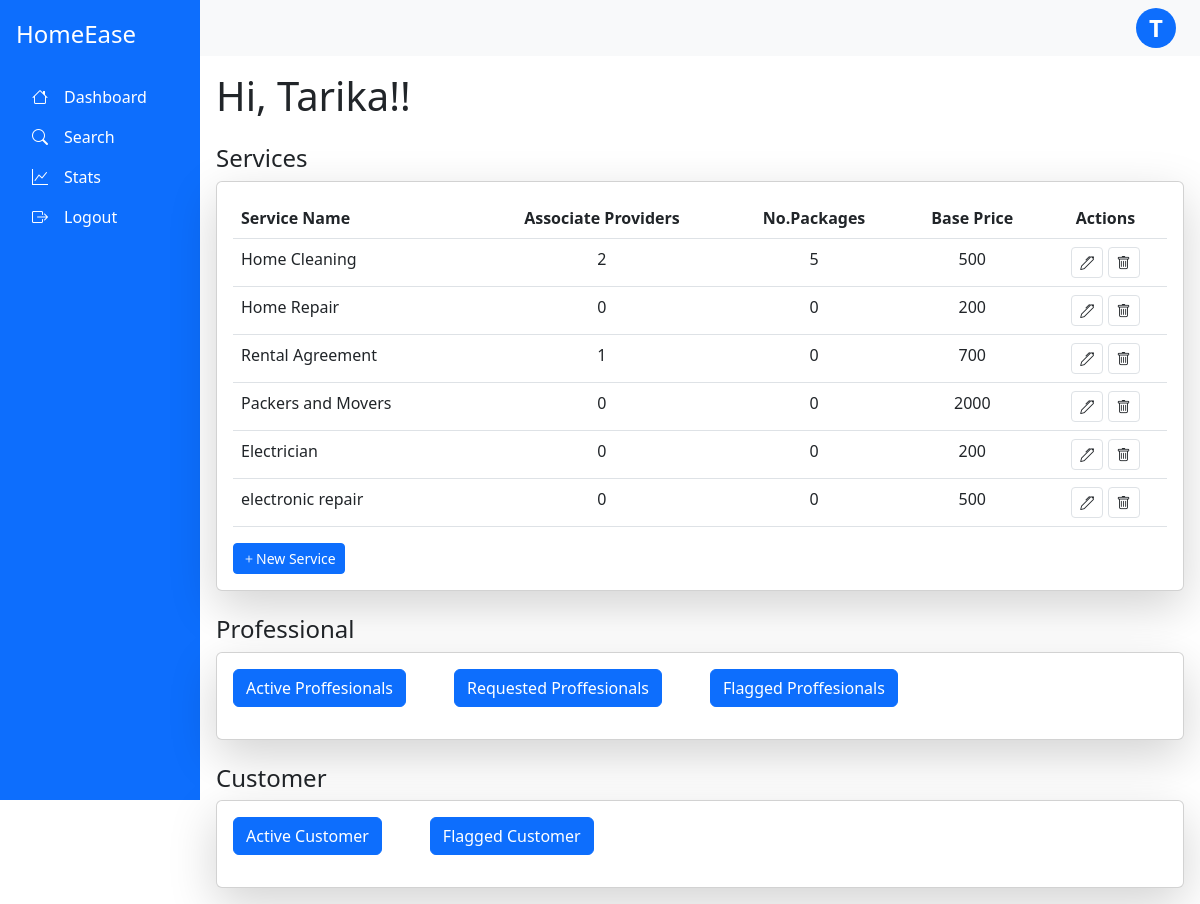
The app's page /admin/dashboard/ (signed in) with its own data.
### app.py (models this page shows, shortened)
class Admin(db.Model,UserMixin):
    __tablename__='admin'
    admin_id=db.Column(db.Integer, primary_key=True, autoincrement= True)
    admin_name=db.Column(db.String)
    admin_email=db.Column(db.String,unique=True)
    admin_password=db.Column(db.String,unique=True)

class Services(db.Model):
    __tablename__="services"
    s_id=db.Column(db.Integer, primary_key=True, autoincrement= True)
    s_name=db.Column(db.String,unique=True)
    baseprice=db.Column(db.Integer)
    packages=db.relationship("Package", backref="service")
    Sproviders=db.relationship("ServiceProvider",backref="service", cascade="all, delete-orphan")

### app.py (the view)
@app.route("/admin/dashboard/",methods=["GET","POST"])
@login_required
def dashboard():
    if request.method=="GET" and request.args.get('target')=='Accept' :
        spid=request.args.get("spid")
        sp=db.session.query(ServiceProvider).filter_by(sp_id=spid).first()
        sp.sp_status="Active"
        db.session.commit()
        return redirect("/admin/dashboard/")
    elif request.method=="POST" and request.args.get('target')=='Reject':
        spid=request.args.get("spid")
        sp=db.session.query(ServiceProvider).filter_by(sp_id=spid).first()
        sp.sp_status="Rejected"
        db.session.commit()
        return redirect("/admin/dashboard/")
    elif request.method=="GET":
        ser=db.session.query(Services).all()
        act_sp=db.session.query(ServiceProvider).filter_by(sp_status="Active").all()
        req_sp=db.session.query(ServiceProvider).filter_by(sp_status="Requested").all()
        flag_sp=db.session.query(ServiceProvider).filter_by(sp_status="Flagged").all()
        act_c=db.session.query(Customer).filter_by(c_status="Active").all()
        flag_c=db.session.query(Customer).filter_by(c_status="Flagged").all()
        return render_template("/admin/Admin_dashboard.html",Services=ser,active=act_sp,requested=req_sp,flagged=flag_sp,cu=current_user,c_active=act_c,c_flag=flag_c)

### app.py (called while the page is built)
@login_manager.user_loader
def load_user(user_id):
    utype,id=user_id.split("-")
    if utype=="c":
        return db.session.query(Customer).filter_by(c_id=id).first()
    elif utype=='sp':
        return db.session.query(ServiceProvider).filter_by(sp_id=id).first()
    else:
        return db.session.query(Admin).filter_by(admin_id=id).first()

### templates/admin/Admin_dashboard.html (shortened to what this page needs)
            {% extends "/admin/admin_base.html" %}
            {% block content %}
<h1 class="mb-4">Hi, {{cu.admin_name}}!!</h1>
<h4 class="mt-4"> Services</h4>
<div class="card shadow-lg">
  <div class="card-body">
      <table class="table">
          <thead>
              <tr>
                  <th>Service Name</th>
                  <th class="text-center">Associate Providers</th>
                  <th class="text-center">No.Packages</th>
                  <th class="text-center">Base Price</th>
                  <th class="text-center">Actions</th>
              </tr>
          </thead>
          <tbody>
            {% for s in Services %}
              <tr>
                  <td>{{s.s_name}}</td>
                  <td class="text-center">{{s.Sproviders|length}}</td>
                  <td class="text-center">{{s.packages|length}}</td>
                  <td class="text-center">{{s.baseprice}}</td>
                  <td class="action-btns text-center" >
                    <button class="btn btn-sm btn-white border" data-bs-toggle="modal" data-bs-target="#editservice-{{s.s_id}}" >
                        <i class="bi bi-pen"></i>
                    </button>
                    <button class="btn btn-sm btn-white border" data-bs-toggle="modal" data-bs-target="#deleteservice-{{s.s_id}}" >
                      <i class="bi bi-trash"></i>
                    </button>
                  </td>
              </tr>
            {% endfor %}
          </tbody>
      </table>
      <div>
        <button class="btn btn-sm btn-primary" data-bs-toggle="modal" data-bs-target="#addService" >
          <i class="bi bi-plus"></i>New Service
        </button>
      </div>
  </div>
</div>
<h4 class="mt-4"> Professional</h4>
<div class="card shadow-lg">
  <div class="card-body">
    <p class="d-inline-flex gap-5">
        <button class="btn btn-primary accordian-button" type="button" data-bs-toggle="collapse" data-bs-target="#activeprofessional" aria-expanded="false" aria-controls="activeprofessional">
          Active Proffesionals
        </button>
        <button class="btn btn-primary accordian-button" type="button" data-bs-toggle="collapse" data-bs-target="#requestedprofessional" aria-expanded="false" aria-controls="requestedprofessional">
        Requested Proffesionals
      </button>
      <button class="btn btn-primary accordian-button" type="button" data-bs-toggle="collapse" data-bs-target="#flaggedprofessional" aria-expanded="false" aria-controls="flaggedprofessional">
        Flagged Proffesionals
      </button>
      </p>
  </div>
</div>
<h4 class="mt-4"> Customer</h4>
<div class="card shadow-lg">
  <div class="card-body">
    <p class="d-inline-flex gap-5">
        <button class="btn btn-primary" type="button" data-bs-toggle="collapse" data-bs-target="#activecustomer" aria-expanded="false" aria-controls="collapseExample">
            Active Customer
        </button>
        <button class="btn btn-primary" type="button" data-bs-toggle="collapse" data-bs-target="#flaggedcustomer" aria-expanded="false" aria-controls="collapseExample">
            Flagged Customer
      </button>
    </p>
  </div>
</div>
{% endblock %}

### templates/admin/admin_base.html (shortened to what this page needs)
<!DOCTYPE html>
<html lang="en">
<head>
  <link href="https://cdn.jsdelivr.net/npm/bootstrap@5.3.0-alpha3/dist/css/bootstrap.min.css" rel="stylesheet">
  <link rel="stylesheet" href="https://cdn.jsdelivr.net/npm/bootstrap-icons/font/bootstrap-icons.css">
</head>
<body>
    <div class="container-fluid">
      <div class="row min-vh-100 d-flex flex-column flex-md-row">
        <nav class="col-md-3 col-lg-2 d-flex flex-column bg-primary text-white p-3 vh-100 position-fixed">
            <div class="text-start py-1 mb-3">
              <h4 class="text-white">HomeEase</h4>
            </div>
            <ul class="nav flex-column">
              <li class="nav-item">
                <a class="nav-link text-white" href="/admin/dashboard"><i class="bi bi-house"></i><span class="px-3">Dashboard</span></a>
              </li>
              <li class="nav-item">
                <a class="nav-link text-white" href="/admin/search"><i class="bi bi-search"></i><span class="px-3">Search</span></a>
              </li>
              <li class="nav-item">
                <a class="nav-link text-white" href="/admin/stats"><i class="bi bi-graph-up"></i><span class="px-3">Stats</span></a>
              </li>
              <li class="nav-item">
                <a class="nav-link text-white" href="/logout"><i class="bi bi-box-arrow-right"></i><span class="px-3">Logout</span></a>
              </li>
            </ul>
        </nav>
        <div class="col-md-9 ms-sm-auto col-lg-10 px-md-0">
          <nav class="navbar navbar-expand-lg navbar-light bg-light w-100">
            <div class="dropdown ms-auto me-4">
              <a href="#" class="d-flex align-items-center text-decoration-none bg-primary text-white rounded-circle justify-content-center " style="width: 40px; height: 40px; font-size: 1.5rem; font-weight: bold;"
              id="dropdownUser" data-bs-toggle="dropdown" aria-expanded="false">
              {{cu.admin_name[:1]}}
           </a>
            </div>
          </nav>
          <main class="p-3">
            {% block content %}
            {% endblock %}
        </main>
    </div>
  </div>
</div>
</body>
</html>

### records on screen
Admin: admin_name "T", admin_name "Tarika"
Services: s_name "Home Cleaning", Sproviders|length "2", packages|length "5", baseprice "500"
Services: s_name "Home Repair", Sproviders|length "0", packages|length "0", baseprice "200"
Services: s_name "Rental Agreement", Sproviders|length "1", packages|length "0", baseprice "700"
Services: s_name "Packers and Movers", Sproviders|length "0", packages|length "0", baseprice "2000"
Services: s_name "Electrician", Sproviders|length "0", packages|length "0", baseprice "200"
Services: s_name "electronic repair", Sproviders|length "0", packages|length "0", baseprice "500"
